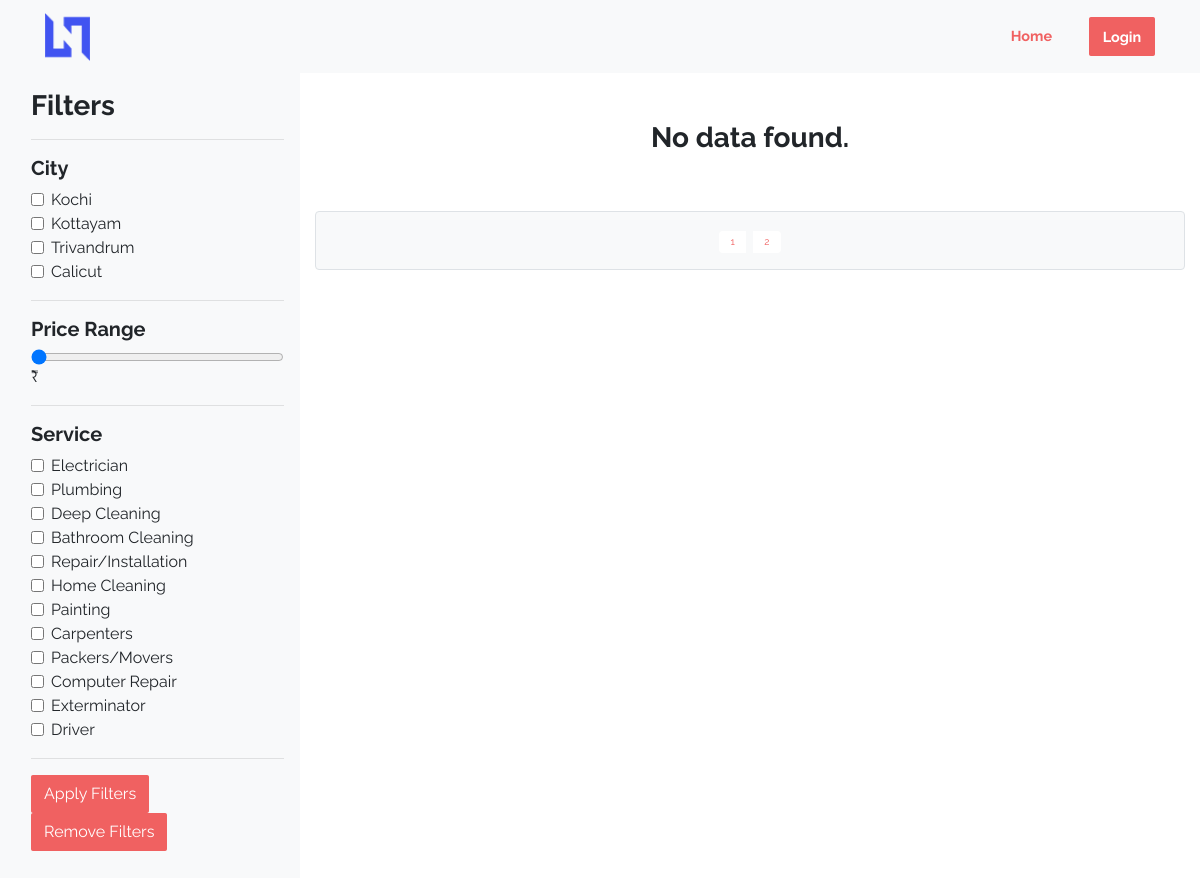
Page /services.php?page=3 on the earlier database version.
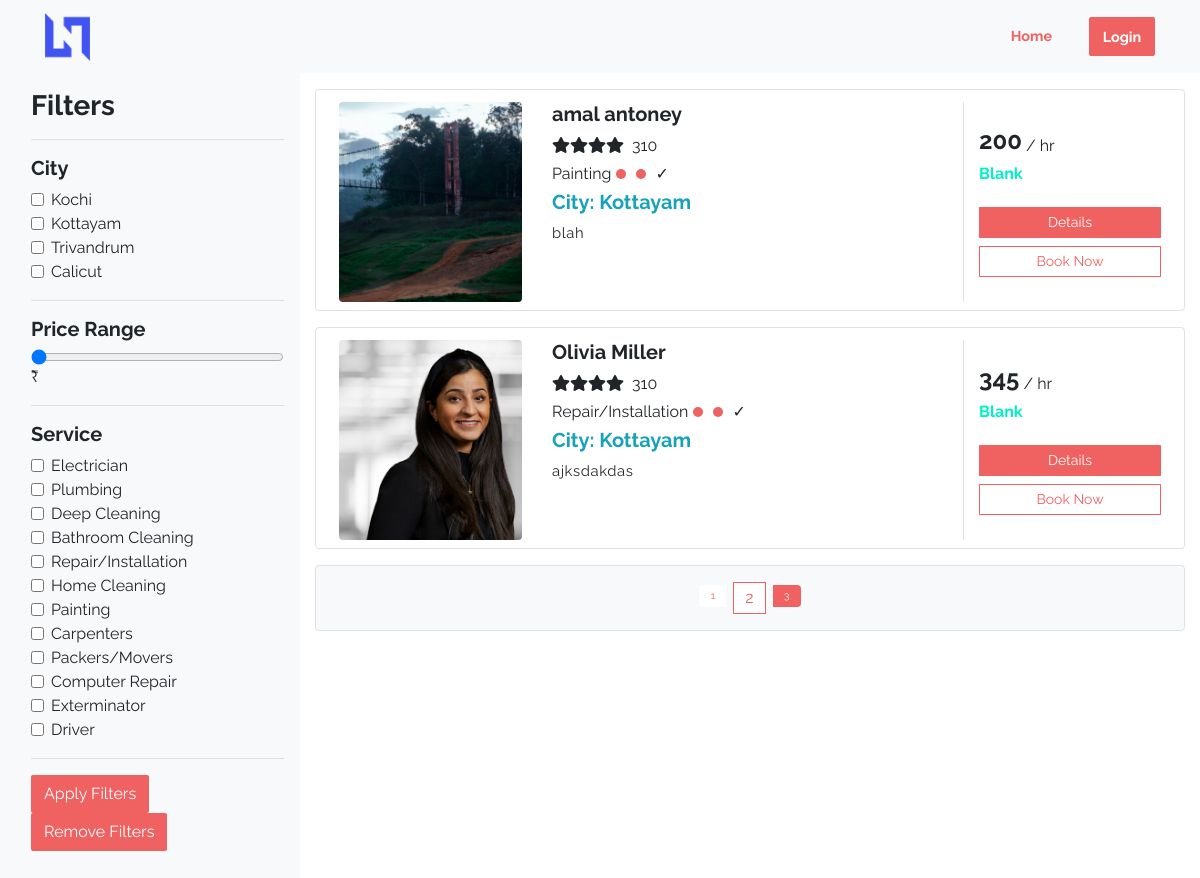
Same page on the later database version.
### tables this page shows
CREATE TABLE `tbl_services` (
  `Service_ID` int(11) NOT NULL,
  `Service_Name` varchar(50) NOT NULL,
  `Description` text NOT NULL
);

CREATE TABLE `tbl_service_provider` (
  `Provider_ID` int(11) NOT NULL,
  `User_ID` int(11) NOT NULL,
  `Service_ID` int(11) NOT NULL,
  `Address` varchar(100) NOT NULL,
  `Service_Desc` text NOT NULL,
  `Qualification_File` varchar(200) NOT NULL,
  `Insurance_File` varchar(200) NOT NULL,
  `Certificate_File` varchar(200) NOT NULL,
  `Price` varchar(10) NOT NULL,
  `Verification_status` varchar(20) NOT NULL
);

CREATE TABLE `tbl_user` (
  `User_ID` int(10) NOT NULL,
  `First_Name` varchar(80) NOT NULL,
  `Last_Name` varchar(50) NOT NULL,
  `Username` varchar(50) NOT NULL,
  `Email` varchar(50) NOT NULL,
  `Password` varchar(50) NOT NULL,
  `Phone_Number` varchar(20) NOT NULL,
  `Profile_Picture` varchar(200) NOT NULL,
  `City` varchar(20) NOT NULL,
  `User_Type` varchar(15) NOT NULL,
  `Register_Date` datetime NOT NULL DEFAULT current_timestamp(),
  `Verification_status` varchar(10) NOT NULL,
  `User_Status` varchar(10) NOT NULL DEFAULT 'active'
);

### services.php (the view, shortened to what this page needs)
<?php session_start();
include("connection.php"); ?>
<!DOCTYPE html>
<html lang="en">
<head>
  <link href="https://cdnjs.cloudflare.com/ajax/libs/font-awesome/5.10.0/css/all.min.css" rel="stylesheet">
  <link href="https://cdn.jsdelivr.net/npm/bootstrap-icons@1.4.1/font/bootstrap-icons.css" rel="stylesheet">
  <link href="lib/owlcarousel/assets/owl.carousel.min.css" rel="stylesheet">
  <link href="lib/tempusdominus/css/tempusdominus-bootstrap-4.min.css" rel="stylesheet" />
  <link rel="stylesheet" href="assets/vendors/themify-icons/css/themify-icons.css">
  <link rel="stylesheet" href="assets/css/scrollbar.css" />
  <link rel="stylesheet" href="assets/css/ollie.css">
</head>
<body data-spy="scroll" data-target=".navbar" data-offset="40" id="home" class="">
  <nav id="scrollspy" class="navbar navbar-black bg-light navbar-expand-lg ">
    <div class="container">
      <a class="navbar-brand" href="index.php"><img src="assets/imgs/logo.png" alt="" class="brand-img"></a>
      <div class="collapse navbar-collapse" id="navbarSupportedContent">
        <ul class="navbar-nav ml-auto">
          <?php
          if (isset($_SESSION["l_id"])) {
            ?>
            <li class="nav-item">
              <a class="nav-link mt-2" href="index.php">Home</a>
            </li>
            <div class="nav-item dropdown ">
              <a href="#" class="nav-link dropdown-toggle" data-bs-toggle="dropdown">
                <span class="d-none d-lg-inline-flex">
                  <?php echo "$fname $lname"; ?>
                </span>
                <img class="rounded-circle ml-2 me-lg-2" src="uploaded files/Profile Pictures/<?php echo $target; ?>"
                  alt="" style="width: 40px; height: 40px; object-fit: cover;">
              </a>
              <div class="dropdown-menu dropdown-menu-end bg-light border-0 rounded-0 rounded-bottom m-0">
                <a href="user_profile.php" class="dropdown-item">My Profile</a>
                <a href="user_profile.php" class="dropdown-item">Settings</a>
                <a href="logout.php" class="dropdown-item">Log Out</a>
              </div>
            </div>
            <?php
          } else {
            ?>
            <li class="nav-item">
              <a class="nav-link pb-2" href="index.php">Home</a>
            </li>
            <li class="nav-item ml-0 ml-lg-4">
              <a class="nav-link btn btn-primary" href="signin.php">Login</a>
            </li>
            <?php
          }
          ?>
        </ul>
      </div>
    </div>
  </nav>
  <section>
    <div class="container-fluid">
      <div class="row">
        <div class="col-lg-3 col-md-3 bg-light pr-0">
          <div class="p-3">
            <div class="btn-group-vertical mb-3 collapse d-md-block justify-content-center" style="height: 200vh;">
              <form action="#" method="GET">
                <h3>Filters</h3>
                <hr>
                <h5>City</h5>
                <div class="form-check">
                  <input class="form-check-input" type="checkbox" value="kochi" id="defaultCheck1" name="city[]" <?php
                  if (isset($_SESSION['city_filter']) && in_array('kochi', $_SESSION['city_filter']))
                    echo "checked" ?>>
                    <label class="form-check-label" for="defaultCheck1">
                      Kochi
                    </label>
                  </div>
                  <div class="form-check">
                    <input class="form-check-input" type="checkbox" value="kottayam" id="defaultCheck2" name="city[]"
                    <?php if (isset($_SESSION['city_filter']) && in_array('kottayam', $_SESSION['city_filter']))
                    echo "checked" ?>>
                    <label class="form-check-label" for="defaultCheck2">
                      Kottayam
                    </label>
                  </div>
                  <div class="form-check">
                    <input class="form-check-input" type="checkbox" value="trivandrum" id="defaultCheck3" name="city[]"
                    <?php if (isset($_SESSION['city_filter']) && in_array('trivandrum', $_SESSION['city_filter']))
                    echo "checked" ?>>
                    <label class="form-check-label" for="defaultCheck3">
                      Trivandrum
                    </label>
                  </div>
                  <div class="form-check">
                    <input class="form-check-input" type="checkbox" value="calicut" id="defaultCheck4" name="city[]" <?php
                  if (isset($_SESSION['city_filter']) && in_array('calicut', $_SESSION['city_filter']))
                    echo "checked" ?>>
                    <label class="form-check-label" for="defaultCheck4">
                      Calicut
                    </label>
                  </div>
                  <hr>
                  <h5>Price Range</h5>
                  <div class="form-group">
                    <input type="range" value="<?php if (isset($_SESSION['price_filter']))
                    echo $_SESSION['price_filter'];
                  else
                    echo '0' ?>" class="form-control-range" id="priceRange" min="0" step="50" max="2000"
                      name="pricefilter" oninput="this.nextElementSibling.value = this.value">
                  <span>₹</span>
                </div>
                <hr>
                <h5>Service</h5>
                <?php $query = "SELECT * FROM `tbl_services`";
                $result = mysqli_query($con, $query);
                while ($tbl_service = mysqli_fetch_array($result)) { ?>
                  <?php echo '<div class="form-check">
                                  <input class="form-check-input" name="service_filter[]" type="checkbox" value="' . $tbl_service['Service_Name'] . '" id="sizeCheck3" ';
                  if (isset($_SESSION['service_filter']) && in_array($tbl_service['Service_Name'], $_SESSION['service_filter']))
                    echo "checked";
                  echo '>
                                  <label class="form-check-label" for="sizeCheck3">
                                    ' . $tbl_service['Service_Name'] . '
                                  </label>
                                </div>';
                  ?>
                <?php } ?>
                <hr>
                <div class="mb-3 block"><button type="submit" name="sub_filter" class="btn btn-primary">Apply
                    Filters</button>
                  <button type="submit" name="sub_unset" class="btn btn-primary">Remove Filters</button>
                </div>
              </form>
            </div>
          </div>
        </div>
        <div class="col-lg-9 col-md-9">
          <div class="col-12">
            <?php include 'Service_list_paged.php' ?>
          </div>
        </div>
      </div>
  </section>
</body>
</html>

### Service_list_paged.php (shortened to what this page needs)
<?php
include("connection.php");
$recordsPerPage = 5;
if (isset($_GET["page"])) {
    $currentPage = $_GET["page"];
} else {
    $currentPage = 1;
}
$startingRecord = ($currentPage - 1) * $recordsPerPage;
$sql = "SELECT
    sp.Provider_ID,
    u.User_ID,
    u.First_Name,
    u.Last_Name,
    u.City,
    u.Profile_Picture,
    s.Service_Name,
    sp.Service_Desc,
    sp.Qualification_File,
    sp.Insurance_File,
    sp.Certificate_File,
    sp.Price,
    sp.Verification_status
    FROM
    tbl_service_provider sp
    INNER JOIN tbl_services s ON sp.Service_ID = s.Service_ID
    INNER JOIN tbl_user u ON sp.User_ID = u.User_ID
    WHERE sp.Verification_status = 'verfied'";
$totalRecords = mysqli_num_rows(mysqli_query($con, $sql));
$totalPages = ceil($totalRecords / $recordsPerPage);
$sql .= " ORDER BY sp.Provider_ID
LIMIT $startingRecord, $recordsPerPage";
$result = mysqli_query($con, $sql);
$output = '<div>';
if (mysqli_num_rows($result) > 0) {
    while ($row = mysqli_fetch_assoc($result)) {
        $output .= '<div class="row p-2 mt-3 bg-white border rounded">';
        $output .= '<div class="col-md-3 mt-1"><img class="img-fluid img-responsive rounded product-image" style="width: 100%; height: 200px;object-fit: cover;" src="uploaded files/Profile Pictures/' . $row['Profile_Picture'] . '"></div>';
        $output .= '<div class="col-md-6 mt-1">';
        $output .= '<h5>' . $row['First_Name'] . ' ' . $row['Last_Name'] . '</h5>';
        $output .= '<div class="d-flex flex-row"><div class="ratings mr-2"><i class="fa fa-star"></i><i class="fa fa-star"></i><i class="fa fa-star"></i><i class="fa fa-star"></i></div><span>310</span></div>';
        $output .= '<div class="mt-1 mb-1 spec-1"><span>' . $row['Service_Name'] . '</span><span class="dot"></span><span></span><span class="dot"></span><span> ✓<br></span></div>';
        $output .= '<div class="mt-1 mb-1 spec-1"><span class="text-info"><h5>City: ' . $row['City'] . '</h5></span></div>';
        $output .= '<p class="text-justify text-truncate para mb-0">' . $row['Service_Desc'] . '<br><br></p>';
        $output .= '</div>';
        $output .= '<div class="align-items-center align-content-center col-md-3 border-left mt-1">';
        $output .= '<div class="d-flex flex-row align-items-center"><h4 class="mr-1">' . $row['Price'] . '</h4><span class="">/ hr</span></div><h6 class="text-success">Blank</h6>';
        $output .= '<div class="d-flex flex-column mt-4"><button class="btn btn-primary btn-sm" type="button" data-toggle="modal" data-target="#providerModal' . $row['User_ID'] . '">Details</button>
                        <button class="btn btn-outline-primary btn-sm mt-2" type="button" onclick="location.href=`book_now.php?id='.$row['Provider_ID'].'`">Book Now</button></div>';
        $output .= '</div></div>';
    }
} else {
    $output .= '<div class="col-md-12 my-5  d-flex justify-content-center">';
    $output .= '<h3>No data found.</h3>';
    $output .= '</div>';
}
$output .= '</div><div class="row pt-3 my-3 border rounded d-flex bg-light justify-content-center">';
$range = 4;
$start = max(1, $currentPage - floor($range / 2));
$end = min($totalPages, $start + $range - 1);
if ($totalPages > 1) {
    $output .= '<ul class="pagination">';
    for ($i = $start; $i <= $end; $i++) {
        if ($i == $currentPage) {
            $output .= '<li class="page-item active"><a class="page-link" href="#">' . $i . '</a></li>';
        } else {
            $output .= '<li class="page-item"><a class="page-link" href="?page=' . $i . '">' . $i . '</a></li>';
        }
    }
    $output .= '</ul>';
}
$output .= '</div>';
$output .= '</div>';
echo $output;
?>

### services.php (style rules this page uses)
.pagination li a, .pagination li span { color: #f06161; border-color: #f06161; }
.pagination li.active a, .pagination li.active span { background-color: #f06161; border-color: #f06161; color: white; }
.bg-white { background-color: white; }
.border { border: 1px solid #f06161; }
.text-info { color: #f06161; }
.btn-primary { background-color: #f06161; border-color: #f06161; }
.btn-outline-primary { border-color: #f06161; color: #f06161; }
.text-success { color: #28a745; }
.dot { height: 10px; width: 10px; margin-left: 5px; margin-right: 5px; background-color: #f06161; border-radius: 50%; display: inline-block; }

Differences in the rows shown:
added tbl_service_provider: User_ID.Profile_Picture (picture), User_ID.First_Name "amal", User_ID.Last_Name "antoney", Service_ID.Service_Name "Painting", User_ID.City "Kottayam", Service_Desc "blah", Price "200"
added tbl_service_provider: User_ID.Profile_Picture (picture), User_ID.First_Name "Olivia", User_ID.Last_Name "Miller", Service_ID.Service_Name "Repair/Installation", User_ID.City "Kottayam", Service_Desc "ajksdakdas", Price "345"
Other differences:
new list line: "3"
text no longer shown: "No data found."
